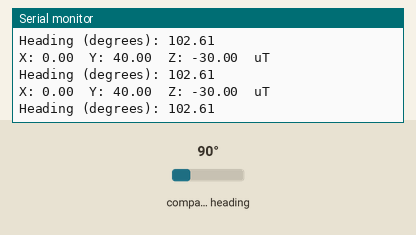
Bench run of a sketch on a simulated ESP32. Shown: the last lines printed to the serial monitor. The test bench sets the inputs (shaded band); at power-on: compass heading 90°. WiFi joins after 1.5 s; servers stay silent unless stated.

Above: at 3.2 s.
3.3 s: compass heading set to 7°
At 3.9 s:
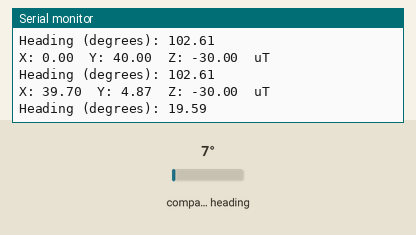
4.8 s: compass heading set to 180°
At 5.4 s:
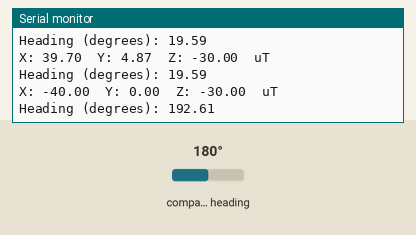
Timing chart, 0 to 7.8 s (numbered marks = the images above; inputs shaded):
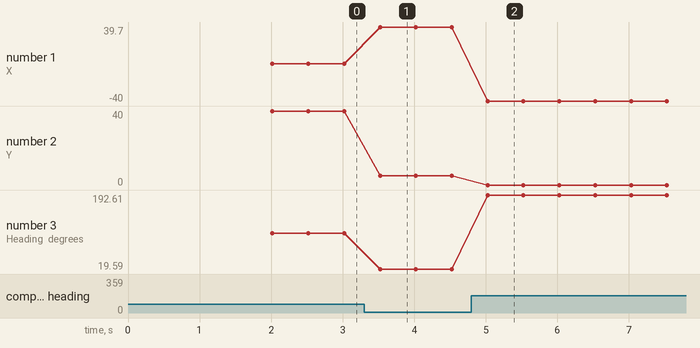

Measured:
- after the input at 3.3 s, the serial monitor: prints a new line after 0.22 s (image 1)
- after the input at 4.8 s, the serial monitor: prints a new line after 0.23 s (image 2)
- plotted number 1: 0 → 39.7 after the input at 3.3 s, 39.7 → -40 after the input at 4.8 s
- plotted number 2: 40 → 4.87 after the input at 3.3 s
- plotted number 3: 102.61 → 19.59 after the input at 3.3 s, 19.59 → 192.61 after the input at 4.8 s

The sketch:

Diagnostics_Sketch_Compass_GPS.ino
```cpp
/*
 *  This sketch is to be used for diagnostics via wifi
 *  The default sketch is comprised of two parts only.
 *    1. Initializing WiFi and OTA
 *    2. Initializing TelNet Serial Output/Input
 *  Anything else in this sketch is to be considered temporary for diagnostics only
 */


/*
 *  MowBot Pins
 *
 *  Sonar
 *  Ping                                                =   26
 *  Echo                                                =   27
 *
 *  Servo
 *  Pin                                                 =   4
 *
 *  Right Motor
 *  Rt_Motor_Speed  =   13
 *  Rt_Motor_IN3    =   12
 *  Rt_Motor_IN4    =   14
 *
 *  Left Motor
 *  Lt_Motor_Speed  =   5
 *  Lt_Motor_IN1    =   15
 *  Lt_Motor_IN2    =   16
 *
 *  Voltage Sensor
 *  Signal                                              =   35
 *  GPS/Compass
 *  GPS TX                                              =   17
 *  GPS RX                                              =   18
 *  Compass SDA                                         =   21
 *  Compass SDL                                         =   22
 *
 *  EMPTY PINS
 *  2
 *  0
 *  19
 *  23
 *  25
 *  33
 *  32
 *  34
 *  VN
 *  VP
 *
 */

#include <WiFi.h>
#include <ESPmDNS.h>
#include <WiFiUdp.h>
#include <ArduinoOTA.h>

const char* ssid = "chlabs_bot";
const char* password = "chlabsrobotseverywhere";
char otaHash[] = "ee59085accf685157a4c8cb7d1a76887";

#include <Wire.h>
#include <Adafruit_Sensor.h>
#include <Adafruit_HMC5883_U.h>

/* Assign a unique ID to this sensor at the same time */
Adafruit_HMC5883_Unified mag = Adafruit_HMC5883_Unified(12345);

void displaySensorDetails(void)
{
  sensor_t sensor;
  mag.getSensor(&sensor);
  Serial.println("------------------------------------");
  Serial.print  ("Sensor:       "); Serial.println(sensor.name);
  Serial.print  ("Driver Ver:   "); Serial.println(sensor.version);
  Serial.print  ("Unique ID:    "); Serial.println(sensor.sensor_id);
  Serial.print  ("Max Value:    "); Serial.print(sensor.max_value); Serial.println(" uT");
  Serial.print  ("Min Value:    "); Serial.print(sensor.min_value); Serial.println(" uT");
  Serial.print  ("Resolution:   "); Serial.print(sensor.resolution); Serial.println(" uT");
  Serial.println("------------------------------------");
  Serial.println("");
  delay(500);
}

void setup() {
  initOTA();
  Serial.println("HMC5883 Magnetometer Test"); Serial.println("");

  /* Initialise the sensor */
  if(!mag.begin())
  {
    /* There was a problem detecting the HMC5883 ... check your connections */
    Serial.println("Ooops, no HMC5883 detected ... Check your wiring!");
    while(1);
  }

  /* Display some basic information on this sensor */
  displaySensorDetails();
}

void loop() {
  ArduinoOTA.handle();
   /* Get a new sensor event */
  sensors_event_t event;
  mag.getEvent(&event);

  /* Display the results (magnetic vector values are in micro-Tesla (uT)) */
  Serial.print("X: "); Serial.print(event.magnetic.x); Serial.print("  ");
  Serial.print("Y: "); Serial.print(event.magnetic.y); Serial.print("  ");
  Serial.print("Z: "); Serial.print(event.magnetic.z); Serial.print("  ");Serial.println("uT");

  // Hold the module so that Z is pointing 'up' and you can measure the heading with x&y
  // Calculate heading when the magnetometer is level, then correct for signs of axis.
  float heading = atan2(event.magnetic.y, event.magnetic.x);

  // Once you have your heading, you must then add your 'Declination Angle', which is the 'Error' of the magnetic field in your location.
  // Find yours here: http://www.magnetic-declination.com/
  // Mine is: -13* 2' W, which is ~13 Degrees, or (which we need) 0.22 radians
  // If you cannot find your Declination, comment out these two lines, your compass will be slightly off.
  float declinationAngle = 0.22;
  heading += declinationAngle;

  // Correct for when signs are reversed.
  if(heading < 0)
    heading += 2*PI;

  // Check for wrap due to addition of declination.
  if(heading > 2*PI)
    heading -= 2*PI;

  // Convert radians to degrees for readability.
  float headingDegrees = heading * 180/M_PI;

  Serial.print("Heading (degrees): "); Serial.println(headingDegrees);

  delay(500);
}

void initOTA()  {
  Serial.begin(115200);
  Serial.println("Booting");
  WiFi.mode(WIFI_STA);
  WiFi.begin(ssid, password);
  while (WiFi.waitForConnectResult() != WL_CONNECTED) {
    Serial.println("Connection Failed! Rebooting...");
    delay(5000);
    ESP.restart();
  }
  ArduinoOTA.setHostname("MowbotCalibration");
//  ArduinoOTA.setPasswordHash(otaHash);
  ArduinoOTA
    .onStart([]() {
      String type;
      if (ArduinoOTA.getCommand() == U_FLASH)
        type = "sketch";
      else // U_SPIFFS
        type = "filesystem";

      // NOTE: if updating SPIFFS this would be the place to unmount SPIFFS using SPIFFS.end()
      Serial.println("Start updating " + type);
    })
    .onEnd([]() {
      Serial.println("\nEnd");
    })
    .onProgress([](unsigned int progress, unsigned int total) {
      Serial.printf("OTA Update Progress: %u%%\r", (progress / (total / 100)));
    })
    .onError([](ota_error_t error) {
      Serial.printf("Error[%u]: ", error);
      if (error == OTA_AUTH_ERROR) Serial.println("Auth Failed");
      else if (error == OTA_BEGIN_ERROR) Serial.println("Begin Failed");
      else if (error == OTA_CONNECT_ERROR) Serial.println("Connect Failed");
      else if (error == OTA_RECEIVE_ERROR) Serial.println("Receive Failed");
      else if (error == OTA_END_ERROR) Serial.println("End Failed");
    });

  ArduinoOTA.begin();
}
```
